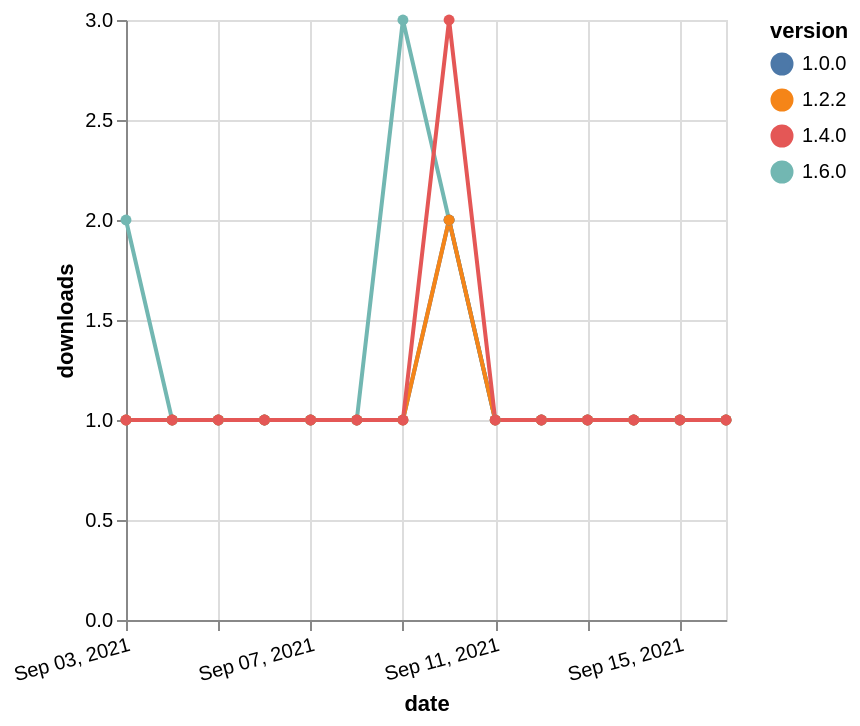

The specification (Vega-Lite) saved for this image:
### Vega-Lite specification from a JSON file in a GitHub repository (floating-point values rounded to 4 significant figures)
{"$schema": "https://vega.github.io/schema/vega-lite/v5.json", "description": "A simple bar chart with embedded data.", "data": {"values": [{"date": "2021-09-03", "total": 127, "delta": 2, "version": "1.6.0"}, {"date": "2021-09-04", "total": 128, "delta": 1, "version": "1.6.0"}, {"date": "2021-09-05", "total": 129, "delta": 1, "version": "1.6.0"}, {"date": "2021-09-06", "total": 130, "delta": 1, "version": "1.6.0"}, {"date": "2021-09-07", "total": 131, "delta": 1, "version": "1.6.0"}, {"date": "2021-09-08", "total": 132, "delta": 1, "version": "1.6.0"}, {"date": "2021-09-09", "total": 135, "delta": 3, "version": "1.6.0"}, {"date": "2021-09-10", "total": 137, "delta": 2, "version": "1.6.0"}, {"date": "2021-09-11", "total": 138, "delta": 1, "version": "1.6.0"}, {"date": "2021-09-12", "total": 139, "delta": 1, "version": "1.6.0"}, {"date": "2021-09-13", "total": 140, "delta": 1, "version": "1.6.0"}, {"date": "2021-09-14", "total": 141, "delta": 1, "version": "1.6.0"}, {"date": "2021-09-15", "total": 142, "delta": 1, "version": "1.6.0"}, {"date": "2021-09-16", "total": 143, "delta": 1, "version": "1.6.0"}, {"date": "2021-09-03", "total": 186, "delta": 1, "version": "1.0.0"}, {"date": "2021-09-04", "total": 187, "delta": 1, "version": "1.0.0"}, {"date": "2021-09-05", "total": 188, "delta": 1, "version": "1.0.0"}, {"date": "2021-09-06", "total": 189, "delta": 1, "version": "1.0.0"}, {"date": "2021-09-07", "total": 190, "delta": 1, "version": "1.0.0"}, {"date": "2021-09-08", "total": 191, "delta": 1, "version": "1.0.0"}, {"date": "2021-09-09", "total": 192, "delta": 1, "version": "1.0.0"}, {"date": "2021-09-10", "total": 194, "delta": 2, "version": "1.0.0"}, {"date": "2021-09-11", "total": 195, "delta": 1, "version": "1.0.0"}, {"date": "2021-09-12", "total": 196, "delta": 1, "version": "1.0.0"}, {"date": "2021-09-13", "total": 197, "delta": 1, "version": "1.0.0"}, {"date": "2021-09-14", "total": 198, "delta": 1, "version": "1.0.0"}, {"date": "2021-09-15", "total": 199, "delta": 1, "version": "1.0.0"}, {"date": "2021-09-16", "total": 200, "delta": 1, "version": "1.0.0"}, {"date": "2021-09-03", "total": 163, "delta": 1, "version": "1.2.2"}, {"date": "2021-09-04", "total": 164, "delta": 1, "version": "1.2.2"}, {"date": "2021-09-05", "total": 165, "delta": 1, "version": "1.2.2"}, {"date": "2021-09-06", "total": 166, "delta": 1, "version": "1.2.2"}, {"date": "2021-09-07", "total": 167, "delta": 1, "version": "1.2.2"}, {"date": "2021-09-08", "total": 168, "delta": 1, "version": "1.2.2"}, {"date": "2021-09-09", "total": 169, "delta": 1, "version": "1.2.2"}, {"date": "2021-09-10", "total": 171, "delta": 2, "version": "1.2.2"}, {"date": "2021-09-11", "total": 172, "delta": 1, "version": "1.2.2"}, {"date": "2021-09-12", "total": 173, "delta": 1, "version": "1.2.2"}, {"date": "2021-09-13", "total": 174, "delta": 1, "version": "1.2.2"}, {"date": "2021-09-14", "total": 175, "delta": 1, "version": "1.2.2"}, {"date": "2021-09-15", "total": 176, "delta": 1, "version": "1.2.2"}, {"date": "2021-09-16", "total": 177, "delta": 1, "version": "1.2.2"}, {"date": "2021-09-03", "total": 200, "delta": 1, "version": "1.4.0"}, {"date": "2021-09-04", "total": 201, "delta": 1, "version": "1.4.0"}, {"date": "2021-09-05", "total": 202, "delta": 1, "version": "1.4.0"}, {"date": "2021-09-06", "total": 203, "delta": 1, "version": "1.4.0"}, {"date": "2021-09-07", "total": 204, "delta": 1, "version": "1.4.0"}, {"date": "2021-09-08", "total": 205, "delta": 1, "version": "1.4.0"}, {"date": "2021-09-09", "total": 206, "delta": 1, "version": "1.4.0"}, {"date": "2021-09-10", "total": 209, "delta": 3, "version": "1.4.0"}, {"date": "2021-09-11", "total": 210, "delta": 1, "version": "1.4.0"}, {"date": "2021-09-12", "total": 211, "delta": 1, "version": "1.4.0"}, {"date": "2021-09-13", "total": 212, "delta": 1, "version": "1.4.0"}, {"date": "2021-09-14", "total": 213, "delta": 1, "version": "1.4.0"}, {"date": "2021-09-15", "total": 214, "delta": 1, "version": "1.4.0"}, {"date": "2021-09-16", "total": 215, "delta": 1, "version": "1.4.0"}]}, "width": "container", "mark": {"type": "line", "point": {"filled": true}}, "encoding": {"x": {"field": "date", "type": "temporal", "timeUnit": "yearmonthdate", "title": "date", "axis": {"labelAngle": -15}}, "y": {"field": "delta", "type": "quantitative", "title": "downloads"}, "color": {"field": "version", "type": "nominal"}, "tooltip": {"field": "delta"}}}
